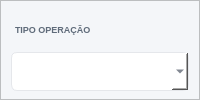
     <widget class="QFrame" name="frame_3">
      <property name="styleSheet">
       <string notr="true">background-color: #f4f6f9;</string>
      </property>
      <property name="frameShape">
       <enum>QFrame::StyledPanel</enum>
      </property>
      <property name="frameShadow">
       <enum>QFrame::Raised</enum>
      </property>
      <layout class="QHBoxLayout" name="horizontalLayout_22">
       <property name="leftMargin">
        <number>0</number>
       </property>
       <property name="topMargin">
        <number>2</number>
       </property>
       <property name="rightMargin">
        <number>0</number>
       </property>
       <property name="bottomMargin">
        <number>2</number>
       </property>
       <item>
        <widget class="QWidget" name="widget_4" native="true">
         <property name="styleSheet">
          <string notr="true"/>
         </property>
         <layout class="QVBoxLayout" name="verticalLayout_22">
          <property name="spacing">
           <number>3</number>
          </property>
          <property name="leftMargin">
           <number>10</number>
          </property>
          <property name="topMargin">
           <number>6</number>
          </property>
          <property name="rightMargin">
           <number>10</number>
          </property>
          <property name="bottomMargin">
           <number>6</number>
          </property>
          <item>
           <widget class="QLabel" name="label_64">
            <property name="minimumSize">
             <size>
              <width>100</width>
              <height>0</height>
             </size>
            </property>
            <property name="maximumSize">
             <size>
              <width>100</width>
              <height>16777215</height>
             </size>
            </property>
            <property name="font">
             <font>
              <pointsize>-1</pointsize>
              <weight>75</weight>
              <bold>true</bold>
             </font>
            </property>
            <property name="styleSheet">
             <string notr="true">border: none;
background: transparent;
color: #5f6b7a;
font-size: 9px;
font-weight: bold;
padding-left: 2px;</string>
            </property>
            <property name="text">
             <string>TIPO OPERAÇÃO</string>
            </property>
            <property name="alignment">
             <set>Qt::AlignLeading|Qt::AlignLeft|Qt::AlignVCenter</set>
            </property>
           </widget>
          </item>
          <item>
           <widget class="QComboBox" name="combo_Operacao">
            <property name="sizePolicy">
             <sizepolicy hsizetype="Preferred" vsizetype="Preferred">
              <horstretch>0</horstretch>
              <verstretch>0</verstretch>
             </sizepolicy>
            </property>
            <property name="minimumSize">
             <size>
              <width>0</width>
              <height>34</height>
             </size>
            </property>
            <property name="maximumSize">
             <size>
              <width>16777215</width>
              <height>16777215</height>
             </size>
            </property>
            <property name="font">
             <font>
              <pointsize>-1</pointsize>
             </font>
            </property>
            <property name="styleSheet">
             <string notr="true">#combo_Operacao {
    border: 1px solid #e5e7eb;
    border-radius: 6px;
    padding-left: 10px;
    background: white;
    min-height: 32px;
    font-size: 11px;
    color: #374151;
}</string>
            </property>
           </widget>
          </item>
         </layout>
        </widget>
       </item>
      </layout>
     </widget>
